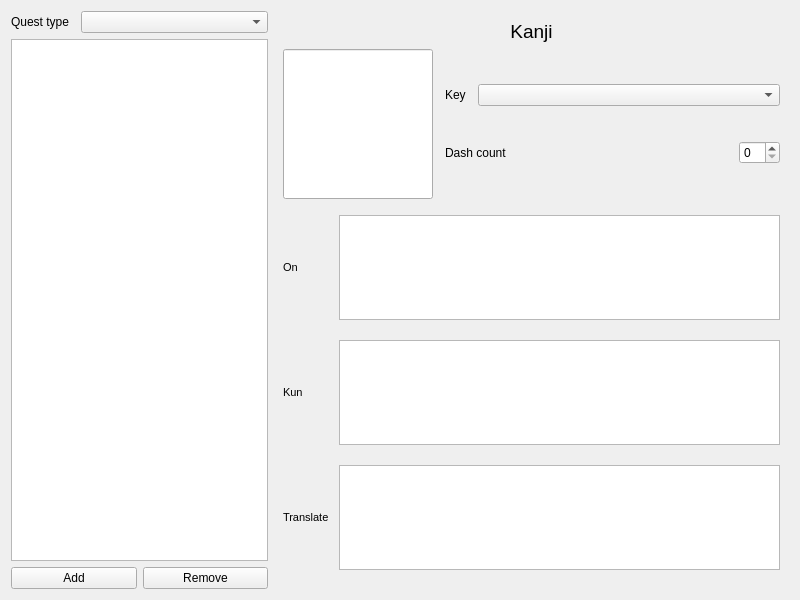
<?xml version="1.0" encoding="UTF-8"?>
<ui version="4.0">
 <class>Form</class>
 <widget class="QWidget" name="Form">
  <property name="geometry">
   <rect>
    <x>0</x>
    <y>0</y>
    <width>800</width>
    <height>600</height>
   </rect>
  </property>
  <property name="windowTitle">
   <string>Form</string>
  </property>
  <layout class="QGridLayout" name="gridLayout_3" columnstretch="1,2">
   <item row="0" column="0">
    <layout class="QHBoxLayout" name="questTypeLayout">
     <property name="spacing">
      <number>12</number>
     </property>
     <item>
      <widget class="QLabel" name="label_2">
       <property name="sizePolicy">
        <sizepolicy hsizetype="Fixed" vsizetype="Preferred">
         <horstretch>0</horstretch>
         <verstretch>0</verstretch>
        </sizepolicy>
       </property>
       <property name="text">
        <string>Quest type</string>
       </property>
      </widget>
     </item>
     <item>
      <widget class="QComboBox" name="questTypeCmbBx"/>
     </item>
    </layout>
   </item>
   <item row="1" column="0">
    <layout class="QVBoxLayout" name="blockDataLayout">
     <item>
      <widget class="QListWidget" name="kanjiList"/>
     </item>
     <item>
      <layout class="QHBoxLayout" name="horizontalLayout_2">
       <item>
        <widget class="QPushButton" name="addBtn">
         <property name="text">
          <string>Add</string>
         </property>
        </widget>
       </item>
       <item>
        <widget class="QPushButton" name="removeBtn">
         <property name="text">
          <string>Remove</string>
         </property>
        </widget>
       </item>
      </layout>
     </item>
    </layout>
   </item>
   <item row="0" column="1" rowspan="2">
    <widget class="QWidget" name="kanjiContainer" native="true">
     <property name="enabled">
      <bool>true</bool>
     </property>
     <layout class="QVBoxLayout" name="verticalLayout_2">
      <item>
       <widget class="QLabel" name="label">
        <property name="font">
         <font>
          <pointsize>14</pointsize>
         </font>
        </property>
        <property name="text">
         <string>Kanji</string>
        </property>
        <property name="alignment">
         <set>Qt::AlignCenter</set>
        </property>
       </widget>
      </item>
      <item>
       <layout class="QGridLayout" name="gridLayout_2">
        <property name="horizontalSpacing">
         <number>12</number>
        </property>
        <item row="0" column="0">
         <widget class="QLineEdit" name="kanjiLnEd">
          <property name="sizePolicy">
           <sizepolicy hsizetype="Fixed" vsizetype="Fixed">
            <horstretch>0</horstretch>
            <verstretch>0</verstretch>
           </sizepolicy>
          </property>
          <property name="minimumSize">
           <size>
            <width>150</width>
            <height>150</height>
           </size>
          </property>
          <property name="maximumSize">
           <size>
            <width>150</width>
            <height>150</height>
           </size>
          </property>
          <property name="font">
           <font>
            <family>Yu Mincho</family>
            <pointsize>32</pointsize>
           </font>
          </property>
          <property name="maxLength">
           <number>1</number>
          </property>
          <property name="alignment">
           <set>Qt::AlignCenter</set>
          </property>
         </widget>
        </item>
        <item row="0" column="1">
         <layout class="QVBoxLayout" name="verticalLayout">
          <item>
           <layout class="QHBoxLayout" name="horizontalLayout_4">
            <property name="spacing">
             <number>12</number>
            </property>
            <item>
             <widget class="QLabel" name="label_7">
              <property name="sizePolicy">
               <sizepolicy hsizetype="Fixed" vsizetype="Minimum">
                <horstretch>0</horstretch>
                <verstretch>0</verstretch>
               </sizepolicy>
              </property>
              <property name="text">
               <string>Key</string>
              </property>
             </widget>
            </item>
            <item>
             <widget class="QComboBox" name="keyCmbBx">
              <property name="sizePolicy">
               <sizepolicy hsizetype="Preferred" vsizetype="Fixed">
                <horstretch>0</horstretch>
                <verstretch>0</verstretch>
               </sizepolicy>
              </property>
             </widget>
            </item>
           </layout>
          </item>
          <item>
           <layout class="QHBoxLayout" name="horizontalLayout_3">
            <item>
             <widget class="QLabel" name="label_3">
              <property name="text">
               <string>Dash count</string>
              </property>
             </widget>
            </item>
            <item>
             <widget class="QSpinBox" name="dashCountSpBx">
              <property name="sizePolicy">
               <sizepolicy hsizetype="Fixed" vsizetype="Fixed">
                <horstretch>0</horstretch>
                <verstretch>0</verstretch>
               </sizepolicy>
              </property>
             </widget>
            </item>
           </layout>
          </item>
         </layout>
        </item>
       </layout>
      </item>
      <item>
       <layout class="QGridLayout" name="gridLayout">
        <property name="topMargin">
         <number>10</number>
        </property>
        <property name="bottomMargin">
         <number>10</number>
        </property>
        <property name="horizontalSpacing">
         <number>10</number>
        </property>
        <property name="verticalSpacing">
         <number>20</number>
        </property>
        <item row="1" column="2">
         <widget class="QLabel" name="label_4">
          <property name="sizePolicy">
           <sizepolicy hsizetype="Preferred" vsizetype="Minimum">
            <horstretch>0</horstretch>
            <verstretch>0</verstretch>
           </sizepolicy>
          </property>
          <property name="font">
           <font>
            <pointsize>8</pointsize>
            <weight>50</weight>
            <bold>false</bold>
           </font>
          </property>
          <property name="text">
           <string>On</string>
          </property>
          <property name="alignment">
           <set>Qt::AlignLeading|Qt::AlignLeft|Qt::AlignVCenter</set>
          </property>
         </widget>
        </item>
        <item row="3" column="2">
         <widget class="QLabel" name="label_6">
          <property name="font">
           <font>
            <pointsize>8</pointsize>
            <weight>50</weight>
            <bold>false</bold>
           </font>
          </property>
          <property name="text">
           <string>Translate</string>
          </property>
          <property name="alignment">
           <set>Qt::AlignLeading|Qt::AlignLeft|Qt::AlignVCenter</set>
          </property>
         </widget>
        </item>
        <item row="2" column="2">
         <widget class="QLabel" name="label_5">
          <property name="sizePolicy">
           <sizepolicy hsizetype="Preferred" vsizetype="Minimum">
            <horstretch>0</horstretch>
            <verstretch>0</verstretch>
           </sizepolicy>
          </property>
          <property name="font">
           <font>
            <pointsize>8</pointsize>
            <weight>50</weight>
            <bold>false</bold>
           </font>
          </property>
          <property name="text">
           <string>Kun</string>
          </property>
          <property name="alignment">
           <set>Qt::AlignLeading|Qt::AlignLeft|Qt::AlignVCenter</set>
          </property>
         </widget>
        </item>
        <item row="1" column="3">
         <widget class="QPlainTextEdit" name="onReadingPte">
          <property name="tabChangesFocus">
           <bool>true</bool>
          </property>
         </widget>
        </item>
        <item row="2" column="3">
         <widget class="QPlainTextEdit" name="kunReadingPte">
          <property name="tabChangesFocus">
           <bool>true</bool>
          </property>
         </widget>
        </item>
        <item row="3" column="3">
         <widget class="QPlainTextEdit" name="translatePte">
          <property name="tabChangesFocus">
           <bool>true</bool>
          </property>
         </widget>
        </item>
       </layout>
      </item>
     </layout>
    </widget>
   </item>
  </layout>
 </widget>
 <resources/>
 <connections/>
</ui>
